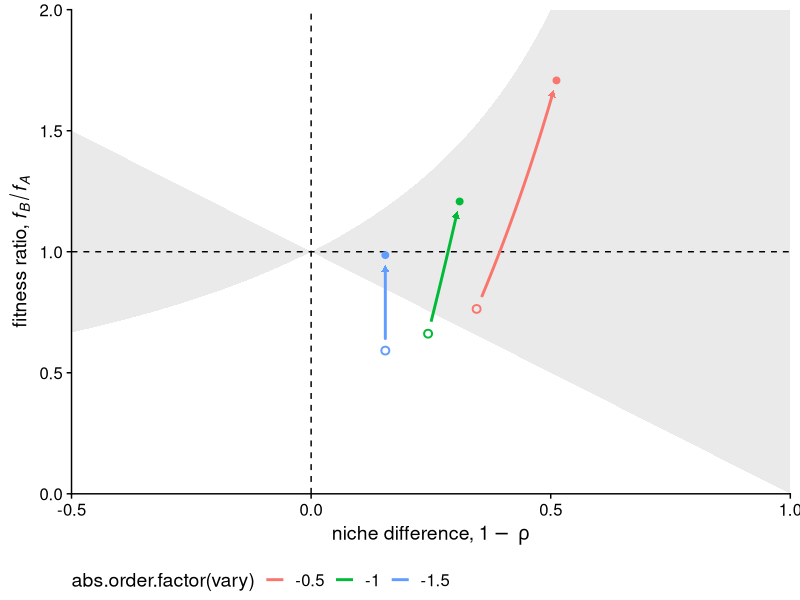
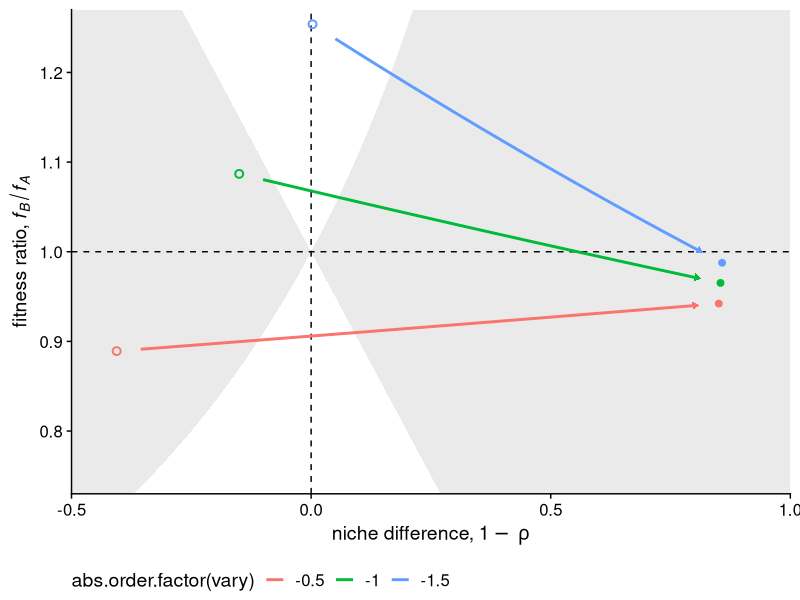
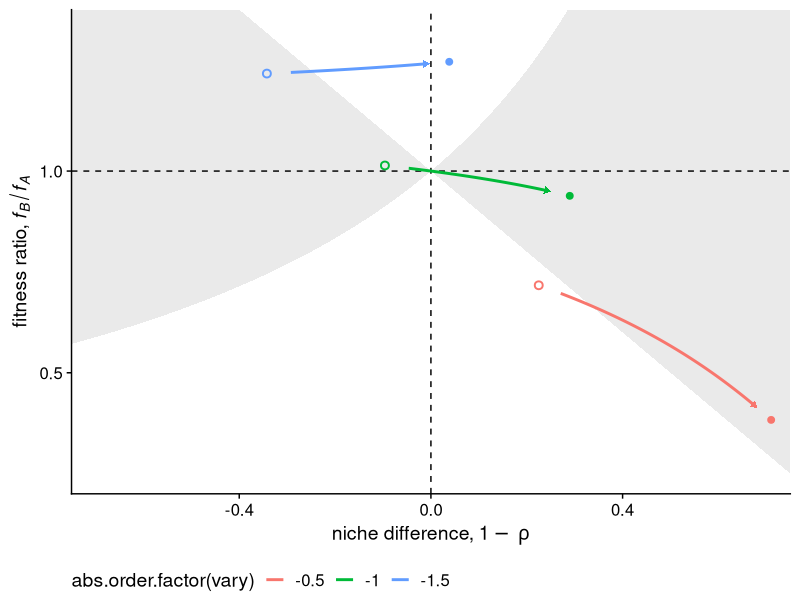
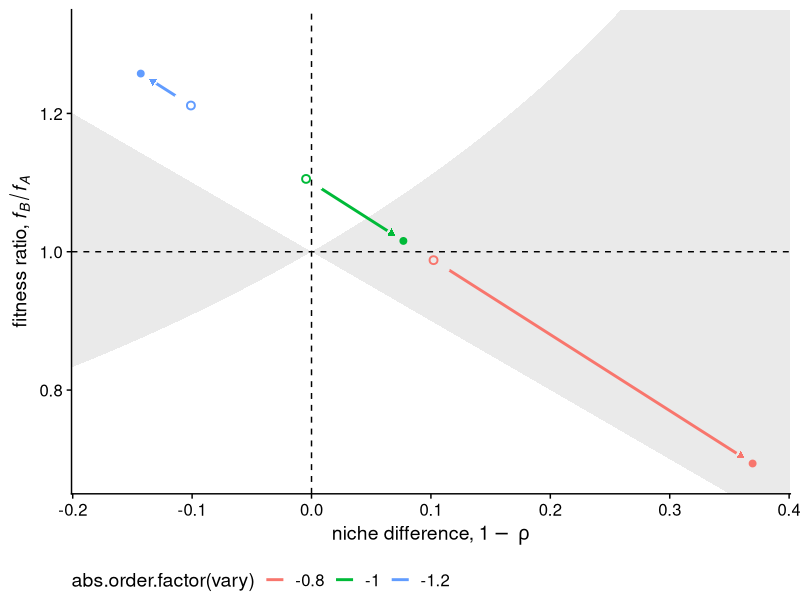

The R script that drew these images, in order:
#################################################################################
#### Effects of soil microbes on plant competition: a perspective from modern coexistence theory
#### Ke & Wan (accepted July 2019) Ecological Monographs
####
#### This R script creates Figure 3 in the main text
#### Figure 3: Examples of how plant-soil microbe interactions and plant-plant competition together determine competition outcome
#################################################################################



######################################
#### Load packages
######################################
library('ggplot2')
library('grid')
library('gridExtra')
library('magrittr')
library('dplyr')
library('RColorBrewer')
library('cowplot')



######################################
#### 1. Plot setting and supporting functions
######################################
#### Define functions to calculate niche overlap. 
#### Input: paramters 
#### Output: niche overlap based on MCT (Chesson, 2000)
#### Note that we used the notation where competition is represented by negative c_{ij}
get.rho <- function(cAA = NA, cAB = NA, cBA = NA, cBB = NA,
                    sAA = NA, sAB = NA, sBA = NA, sBB = NA,
                    phiA = NA, phiB = NA){
  result <- sqrt((cBA + sBA*phiA) * (cAB + sAB*phiB) / ((cAA + sAA*phiA) * (cBB + sBB*phiB)))
  return(result)
}

#### Define functions to calculate niche overlap. 
#### Input: paramters
#### Output: fitness ratio based on MCT (Chesson, 2000)
#### Note that the function calculates f_{A}/f_{B} if "A.over.B"=T, but flips the parameters to calculate f_{B}/f_{A} if "A.over.B"=F
get.fit <- function(cAA = NA, cAB = NA, cBA = NA, cBB = NA,
                    sAA = NA, sAB = NA, sBA = NA, sBB = NA,
                    phiA = NA, phiB = NA, A.over.B = T){
  if (!A.over.B) return(get.fit(cAA = cBB, cAB = cBA, cBA = cAB, cBB = cAA,
                                sAA = sBB, sAB = sBA, sBA = sAB, sBB = sAA,
                                phiA = phiB, phiB = phiA))
  result <- sqrt((cBB + sBB*phiB) * (cBA + sBA*phiA) / ((cAA + sAA*phiA) * (cAB + sAB*phiB)))
  return(result)
}

#### Function to generate data frame for plotting 
#### Input: (1) "params": default parameters used for the calculations
####        (2) "vary.variable": the c_{ij} parameter that would be varied
####        (3) "vary.values": the range that the c_{ij} parameter would be varied
####        (4) "strengths": the range that the sigma_{ij} parameter would be varied (i.e., the strength of the PSF scenario)
####        (5) "get.params": a function for each scenario that modifies the sigma_{ij} parameter for that scenario
####        (6) "A.over.B": determining whether to calculate f_{A}/f_{B} ("A.over.B"=T) or f_{B}/f_{A} ("A.over.B"=F)
#### Output: a data.frame with four columns: (i) strength: the sigma_{ij} spectrum; (ii) vary: the c_{ij} spectrum; (iii) niche overlap; (iv) fitness ratio
plot.frame <- function(params = NA, 
                       vary.variable = NA, 
                       vary.values = NA, 
                       strengths = NA, 
                       get.params = NA, 
                       A.over.B = T){
  
  # Generate a grid of varying sigma_{ij} (i.e., set by "strength") and c_{ij} coefficients (i.e., set by "vary.values")
  grid <- expand.grid(strength=strengths, vary=vary.values)
  
  # Modify the sigma_{ij} parameters that we are interested in (i.e., set by each "get.params" function) based on the PSF strength spectrum
  new.params <- get.params(params, grid$strength)
  
  # Modify the c_{ij} parameters that we are interested in (i.e., set by "vary.variable") based on the PSF strength spectrum
  new.params[[vary.variable]] <- grid$vary
  
  # Calculate niche overlap and fitness ratio
  rhos <- do.call(get.rho, new.params)
  new.params[['A.over.B']] <- A.over.B
  fits <- do.call(get.fit, new.params)
  
  # Put results and parameters together in a data frame for plotting
  result <- cbind(grid, data.frame(rho = rhos, fit = fits))
  return(result)
}

#### Generate a function that streamlines the calculation for each c_{ij}
#### Input: (1) name: the name vector of c_{ij}s that would be varied 
####        (2) fn: the function that calls the "plot.frame" function for each c_{ij}
#### Output: a list, names are the c_{ij} that were varied, each element is a data.frame created by "plot.frame"
name.apply <- function(name, fn){
  result <- lapply(name, fn)
  names(result) <- name
  return(result)
}

#### Supporting functions of the main plot -- make c_{ij} a factor
abs.order.factor <- function(x) {factor(x, unique(x) %>% .[order(abs(.))])}

#### Supporting functions of the main plot -- plot fitness ratio ~ sigma_{ij}
#### Input: a data.frame created by "plot.frame"
#### Output: a ggplot of fitness ratio ~ sigma_{ij}
fit.plot <- function(frame, A.over.B = T){
  result <- 
    ggplot(frame, 
           aes(x = strength, 
               y = fit, 
               group = abs.order.factor(vary), 
               color = abs.order.factor(vary))) +
    geom_abline(intercept = 1.0, slope = 0, linetype = 2) +
    geom_line(size = 1) + 
    ylab(ifelse(A.over.B,
                expression(paste('fitness ratio, ', italic('f'['A']/'f'['B']))),
                expression(paste('fitness ratio, ', italic('f'['B']/'f'['A'])))))
  return(result)
}

#### Supporting functions to generate the main plot -- plot niche overlap ~ sigma_{ij}
#### Input: a data.frame created by "plot.frame"
#### Output: a ggplot of niche overlap ~ sigma_{ij}
rho.plot <- function(frame){
  result <- ggplot(frame, 
                   aes(x = strength, 
                       y = rho, 
                       group = abs.order.factor(vary), 
                       color = abs.order.factor(vary))) + 
    geom_line(size = 1) +
    ylab(expression(paste('niche overlap, ', italic(rho))))
  return(result)
}

#### Supporting functions to generate the main plot -- plot niche/fitness difference on its parameter space
#### Input: a data.frame created by "plot.frame"
#### Output: a ggplot of niche/fitness difference on its parameter space
battleaxe.plot <- function(frame, 
                           xlim = c(-0.5, 1), ylim = c(0, 2), 
                           start.strength = -2, end.strength = 0, cross.linetype = 2,
                           line.avoid.radius = 0.05, arrow.avoid.radius = 0.04,
                           A.over.B = T){
  
  # Create data used to plot the competitive outcome boundaries
  my.seq <- seq(1 - min(xlim), 1 - max(xlim), by = -0.001)
  battleaxe <- data.frame(rho = my.seq, bottom = my.seq, top = 1 / my.seq)
  
  # Clean up/rearrange the data frame based on plot range
  filtered.data <- filter(frame, 
                          strength >= min(start.strength, end.strength), 
                          strength <= max(start.strength, end.strength))
  if (start.strength < end.strength) {
    filtered.data <- arrange(filtered.data, strength, abs(vary))
  } else {
    filtered.data <- arrange(filtered.data, desc(strength), abs(vary))
  }
  
  # Find starting point for the plot
  starts <- 
    filtered.data %>% arrange(abs(strength - start.strength)) %>% 
    group_by(vary) %>% slice(1) %>% ungroup()
  
  # Find end point for the plot
  ends <- 
    filtered.data %>% arrange(abs(strength - end.strength)) %>%
    group_by(vary) %>% slice(1) %>% ungroup()
  
  # Combine all date
  enriched.data <- filtered.data %>% 
    left_join(transmute(starts, vary = vary, start.rho = rho, start.fit = fit), by = 'vary') %>%
    left_join(transmute(ends, vary = vary, end.rho = rho, end.fit = fit), by = 'vary') %>%
    mutate(start.dist = sqrt((rho - start.rho)^2 + (fit - start.fit)^2),
           end.dist = sqrt((rho - end.rho)^2 + (fit - end.fit)^2)) %>%
    mutate(min.dist = pmin(start.dist, end.dist))
  
  # Plot
  result <- 
    ggplot() +
    
    # Make axe-shaped plot
    geom_ribbon(data = battleaxe, 
                aes(x = 1 - rho, 
                    ymin = bottom, 
                    ymax = top), 
                alpha=0.1) + 
  
    # Add cross for referencing values
    geom_hline(yintercept = 1.0, linetype = cross.linetype) +
    geom_vline(xintercept = 0, linetype = cross.linetype) + 
  
    # Add line between points
    geom_line(data = filter(enriched.data, min.dist>line.avoid.radius), 
              aes(x = 1 - rho, 
                  y = fit, 
                  group = abs.order.factor(vary), 
                  color = abs.order.factor(vary)), 
              size=1
              ) + 
  
    # Add arrow
    geom_path(data = filter(enriched.data, end.dist <= 2*arrow.avoid.radius, end.dist >= arrow.avoid.radius), 
              aes(x = 1 - rho, 
                  y = fit, 
                  group = abs.order.factor(vary), 
                  color = abs.order.factor(vary)), 
              size = 0, 
              arrow = arrow(type = 'closed', length = unit(6, 'pt')), 
              show.legend = F) + 
  
    # Add start point
    geom_point(data = starts, 
               aes(x = 1 - rho, 
                   y = fit, 
                   color = abs.order.factor(vary)), 
               show.legend = F,
               size = 2, stroke = 1, shape = 21, fill = 'transparent') + 
  
    # Add end point
    geom_point(data = ends, 
               aes(x = 1 - rho, 
                   y = fit, 
                   color = abs.order.factor(vary)), 
               show.legend = F, 
               size = 2) +
    coord_cartesian(xlim = xlim, ylim = ylim, expand = F) + 
  
    # Make theme nice
    cowplot::theme_cowplot() + 
    theme(legend.position = 'bottom', legend.title.align = 0.5) +
    ylab(ifelse(A.over.B,
                expression(paste('fitness ratio, ', italic('f'['A']/'f'['B']))),
                expression(paste('fitness ratio, ', italic('f'['B']/'f'['A']))))) +
    xlab(expression(paste('niche difference, ', 1-italic(''~rho))))
  
  # Return plot
  return(result)
}

#### Complex composite plot recipes 
full.plot <- function(
  # All data frames for each c_{ij}
  all.frames, 
  
  # Component plot parameters
  xlim = NA, rho.ylim = NA, fit.ylim = NA, xlabel = 'strength',
  
  # Battleaxe plot parameters
  battleaxe.xlim = c(-0.5, 1), battleaxe.ylim = c(0, 2), 
  start.strength = -1, end.strength = 0,
  line.avoid.radius = 0.05, arrow.avoid.radius = 0.04, cross.linetype = 2,
  
  # Color
  palettes = NA, 
  panel.labels = c('A', 'B', 'C', 'D'), 
  panel.font = gpar(fontsize = 16, 
                    fontfamily = 'Helvetica', 
                    fontface = 'bold'),
  horiz.margin = 0.25, vert.margin = 0, units = 'in', 
  A.over.B = T,
  row.labels = list('cAA' = 'A', 'cAB' = 'B', 'cBA' = 'C', 'cBB' = 'D'),
  my.theme = cowplot::theme_cowplot(),
  display = F){

  # Calculate ranges for x and y
  xlim <- c(start.strength, end.strength)
  if (any(is.na(xlim))) xlim <- range(sapply(all.frames, function(x) x$strength))
  if (any(is.na(rho.ylim))) rho.ylim <- range(sapply(all.frames, function(x) x$rho))
  if (any(is.na(fit.ylim))) fit.ylim <- range(sapply(all.frames, function(x) x$fit))
  
  # Generate base panel ggplots for niche overlap and fitness ratio
  fit.coord <- coord_cartesian(xlim = xlim, ylim = fit.ylim, expand = F)
  rho.coord <- coord_cartesian(xlim = xlim, ylim = rho.ylim, expand = F)
  rho.plots <- name.apply(names(all.frames), 
                          function(coef){rho.plot(all.frames[[coef]]) + 
                              rho.coord + 
                              palettes[[coef]] +
                              xlab(xlabel)}
                          )
  
  fit.plots <- name.apply(names(all.frames), 
               function(coef){
                 fit.plot(all.frames[[coef]], A.over.B=A.over.B) + 
                   fit.coord + 
                   palettes[[coef]] + 
                   xlab(xlabel)}
               )
  
  if(xlim[1] > xlim[2]) {
    fit.plots <- plyr::llply(fit.plots, function(x){x + scale_x_reverse()})
    rho.plots <- plyr::llply(rho.plots, function(x){x + scale_x_reverse()})
  }
  
  # Battleaxes
  battleaxes <- name.apply(names(all.frames), 
                           function(coef){battleaxe.plot(all.frames[[coef]], 
                                                         xlim = battleaxe.xlim, ylim = battleaxe.ylim,
                                                         start.strength = start.strength, end.strength = end.strength, cross.linetype=cross.linetype, 
                                                         line.avoid.radius = line.avoid.radius, arrow.avoid.radius = arrow.avoid.radius, 
                                                         A.over.B = A.over.B) + 
                                          palettes[[coef]]}
                           )
 
  # Adjust margins and x title spacing
  mar <- margin(l = horiz.margin, r = horiz.margin, t = vert.margin, b = vert.margin, unit = units)
  thm <- my.theme +
    theme(plot.margin = mar,
          axis.title.x = element_text(margin = margin(t = 8, unit = 'pt')),
          legend.position = 'bottom', 
          legend.title.align = 0.5)
  
  # Create multipanel figure
  arrange.func <- ifelse(display, grid.arrange, arrangeGrob)
  
  # Hack to hide legend without affecting layout
  hide.legend <- guides(colour = guide_legend(override.aes = list(alpha = 0), 
                                              label.theme = element_blank(), title.theme = element_blank()))
  
  # Gather rho plots
  rho.plots <- name.apply(names(rho.plots), 
                          function(coef){rho.plots[[coef]] + 
                                         hide.legend + 
                                         ggtitle(row.labels[[coef]])}
                          )
  
  # Gather fitness ratio plots
  fit.plots <- plyr::llply(fit.plots, 
                           function(x){x + ggtitle(' ')})
  
  # Gather niche/fitness difference parameter space plots
  battleaxes <- plyr::llply(battleaxes, 
                            function(x){x + hide.legend + ggtitle(' ')})
  
  # Combine all plots
  all.plots <- name.apply(names(row.labels), 
                          function(coef){list(rho.plots[[coef]], 
                                              fit.plots[[coef]], 
                                              battleaxes[[coef]])}
    ) %>% unlist(recursive=F)
  all.plots <- lapply(all.plots, function(p){p + thm})
  result <- do.call(arrange.func, c(all.plots, list(nrow=4)))
  
  # Return result if we are not displaying figure
  if (!display){return(result)}
}

#### General parameters and plot setting for all plots
spacer <- '  '
row.labels <- list(
  'cAA' = expression(paste(bold('(a) '), '  Changing ', italic('c'['AA']), 
                         ' (effect of intraspecific competition on plant A)')),
  'cAB' = expression(paste(bold('(b) '), '  Changing ', italic('c'['AB']),
                         ' (effect of interspecific competition on plant A)')),
  'cBB' = expression(paste(bold('(c) '), '  Changing ', italic('c'['BB']),
                         ' (effect of intraspecific competition on plant B)')),
  'cBA' = expression(paste(bold('(d) '), '  Changing ', italic('c'['BA']),
                         ' (effect of interspecific competition on plant B)')))
plot.theme <- 
  cowplot::theme_cowplot(font_size = 10) + 
  theme(legend.box.spacing = unit(0.0625 / 2, 'in'), 
        plot.title = element_text(hjust = 0.08, vjust = 2, size = 14))
palette.names <- c('cAA' = 'Reds', 
                   'cAB' = 'Blues',
                   'cBA' = 'Greens', 
                   'cBB' = 'Purples')
scale.labels <- c('cAA' = expression(paste(italic('c'['AA']), '   ')),
                  'cAB' = expression(paste(italic('c'['AB']), '   ')),
                  'cBA' = expression(paste(italic('c'['BA']), '   ')),
                  'cBB' = expression(paste(italic('c'['BB']), '   ')))
A.over.B <- F

#### Color setting for all plots
get.colors <- function(coef, total.colors = 7, skip = 2) {
  labels <- paste(as.character(coef.values[[coef]]), spacer)
  breaks <- coef.values[[coef]]
  indices <- seq(total.colors - (length(breaks) - 1) * skip, total.colors, by = skip)
  colors <- brewer.pal(total.colors, palette.names[[coef]])[indices]
  result <- scale_color_manual(
    scale.labels[[coef]], values = colors,
    breaks = breaks)
  return(result)
}



######################################
#### 2. Janzen-Connell scenario
######################################
#### "get.params" function for Janzen-Connell: sigma_{AA} & sigma_{BB}
get.JC.params <- function(params, strengths){
  new.params <- params
  new.params[['sAA']] <- strengths
  new.params[['sBB']] <- strengths
  return(new.params)
}

#### Define default parameters within a list
default.params <- list(
  cAA = -1, cAB = -1, cBA = -0.8, cBB = -0.8,
  sAA = -0.4, sAB = -0.4, sBA = -0.5, sBB = -0.5,
  phiA = 1.6, phiB = 2.0)

#### Generate plotting range of the Janzen-Connell parameters
min.str.JC <- -0.32
max.str.JC <- -6
strengths.JC <- seq(min.str.JC, max.str.JC, by = -0.001)

#### Define values for competition coefficient (varied for each panel)
my.values <- c(-0.5, -1.0, -1.5)
coef.values <- list('cAA' = my.values, 'cAB' = my.values,
                    'cBA' = my.values, 'cBB' = my.values)

#### Generate plotting data
JC.frames <- name.apply(names(coef.values), 
                        function(coef){plot.frame(params = default.params, 
                                                  vary.variable = coef, 
                                                  vary.values = coef.values[[coef]], 
                                                  get.params = get.JC.params,
                                                  strengths = strengths.JC, 
                                                  A.over.B = A.over.B)}
                        )

#### Generate palettes for each parameter
JC.palettes <- name.apply(names(palette.names), get.colors)

#### Generate x-axis label
JC.label <- expression(
  paste('Janzen-Connell effect, ', italic(sigma['AA']) == italic(''~sigma['BB'])))

#### Plot in full
JC.full <- full.plot(JC.frames, 
                     xlim = c(min.str, max.str), xlabel = JC.label,
                     battleaxe.xlim = c(-0.5, 1), battleaxe.ylim = c(0.73, 1.27),
                     start.strength = min.str.JC, end.strength = max.str.JC,
                     cross.linetype = 2, 
                     palettes = JC.palettes,
                     horiz.margin = 0.125, vert.margin = 0.0625, 
                     A.over.B = A.over.B,
                     row.labels = row.labels, 
                     my.theme = plot.theme)

#### Save plots
ggsave('MCTbasedPSF_FigS1.pdf', JC.full, width = 7.5, height = 10, units = 'in')



######################################
#### 3. Enemy release scenario
######################################
#### "get.params" function for enemy release: sigma_{BA} & sigma_{BB}
get.ER.params <- function(params, strengths){
  new.params <- params
  new.params[['sBA']] <- strengths
  new.params[['sBB']] <- strengths
  return(new.params)
}

#### Define default parameters within a list
default.params <- list(
  cAA = -1.5, cAB = -1, cBA = -1, cBB = -1.5,
  sAA = -0.5, sAB = -0.5, sBA = -2, sBB = -2,
  phiA = 0.5, phiB = 0.5)

#### Generate plotting range of the enemy release parameters
min.str.ER <- -2
max.str.ER <- 0
strengths.ER <- seq(min.str.ER, max.str.ER, by = 0.001)

#### Define values for competition coefficient (varied for each panel)
my.values <- c(-0.5, -1, -1.5)
coef.values <- list('cAA' = my.values, 'cAB' = my.values,
                    'cBA' = my.values, 'cBB' = my.values)

#### Generate plotting data
ER.frames <- name.apply(names(coef.values), 
                        function(coef){plot.frame(params = default.params, 
                                                  vary.variable = coef, 
                                                  vary.values = coef.values[[coef]], 
                                                  get.params = get.ER.params,
                                                  strengths = strengths.ER, 
                                                  A.over.B = A.over.B)}
                        )

#### Generate palettes for each parameter
ER.palettes <- name.apply(names(palette.names), get.colors)

#### Generate x-axis label
ER.label <- expression(
  paste('enemy impact on B, ', italic(sigma['BA']) == italic(''~sigma['BB'])))

#### Plot in full
ER.full <- full.plot(ER.frames, 
                     xlim = c(min.str, max.str), xlabel = ER.label,
                     battleaxe.xlim = c(-0.225, 0.55), battleaxe.ylim = c(0,2.25), 
                     start.strength = min.str.ER, end.strength = max.str.ER, 
                     cross.linetype = 2, 
                     palettes = ER.palettes,
                     horiz.margin = 0.125, vert.margin = 0.0625,
                     A.over.B = A.over.B, 
                     row.labels = row.labels, 
                     my.theme = plot.theme)

#### Save plots
ggsave('MCTbasedPSF_FigS2.pdf', ER.full, width = 7.5, height = 10, units = 'in')



######################################
#### 4. Mutual facilitation scenario
######################################
#### "get.params" function for mutual facilitation: sigma_{AB} & sigma_{BA}
get.MF.params <- function(params, strengths) {
  new.params <- params
  new.params[['sAB']] <- strengths
  new.params[['sBA']] <- strengths
  return(new.params)
}

#### Define default parameters within a list
default.params <- list(
  cAA = -1, cAB = -1, cBA = -1, cBB = -1,
  sAA = 0.5, sAB = 0.5, sBA = 0.5, sBB = 0.5,
  phiA = 0.15, phiB = 0.2)

#### Generate plotting range of the mutual facilitation parameters
min.str.MF <- 0
max.str.MF <- 2
strengths.MF <- seq(min.str.MF, max.str.MF, by = 0.001)

#### Define values for competition coefficient (varied for each panel)
my.values <- c(-0.5, -1, -1.5)
coef.values <- list('cAA' = my.values, 'cAB' = my.values,
                    'cBA' = my.values, 'cBB' = my.values)

#### Generate plotting data
MF.frames <- name.apply(names(coef.values), 
                        function(coef){plot.frame(params = default.params, 
                                                  vary.variable = coef, 
                                                  vary.values = coef.values[[coef]],
                                                  get.params = get.MF.params,
                                                  strengths = strengths.MF, 
                                                  A.over.B = A.over.B)}
                        )

#### Generate palettes for each parameter
MF.palettes <- name.apply(names(palette.names), get.colors)

#### Generate x-axis label
MF.label <- expression(
  paste('mutualist faciliation, ', italic(sigma['AB']) == italic(''~sigma['BA'])))

#### Plot in full
MF.full <- full.plot(MF.frames, 
                     xlim = c(min.str, max.str), xlabel = MF.label,
                     battleaxe.xlim = c(-0.75, 1), battleaxe.ylim = c(0.3, 1.8),
                     start.strength = min.str.MF, end.strength = max.str.MF, 
                     cross.linetype = 2,
                     palettes = MF.palettes,
                     horiz.margin = 0.125, vert.margin = 0.0625,
                     A.over.B = A.over.B, 
                     row.labels = row.labels, 
                     my.theme = plot.theme)

#### Save plots
ggsave('MCTbasedPSF_FigS3.pdf', MF.full, width = 7.5, height = 10, units = 'in')



######################################
#### 5. Soil conditioning scenario
######################################
#### "get.params" function for soil conditioning: phi_{B}
get.SC.params <- function(params, strengths) {
  new.params <- params
  new.params[['phiB']] <- strengths
  return(new.params)
}

#### Define default parameters within a list
default.params <- list(
  cAA = -1, cAB = -1, cBA = -0.9, cBB = -0.9,
  sAA = 0.5, sAB = 0.25, sBA = 0.10, sBB = 0.20,
  phiA = 0.025, phiB = 0.025)

#### Generate plotting range of the soil conditioning parameters
min.str.SC <- 0.025
max.str.SC <- 2.5
by.str <- 0.0001
strengths.SC <- seq(min.str.SC, max.str.SC, by = by.str)

#### Define values for competition coefficient (varied for each panel)
my.values <- c(-0.8, -1, -1.2)
coef.values <- list('cAA' = my.values, 'cAB' = my.values,
                    'cBA' = my.values, 'cBB' = my.values)

#### Generate plotting data
SC.frames <- name.apply(names(coef.values), 
                        function(coef){plot.frame(params = default.params,
                                                  vary.variable = coef, 
                                                  vary.values = coef.values[[coef]], 
                                                  get.params = get.SC.params,
                                                  strengths = strengths.SC,
                                                  A.over.B = A.over.B)}
                        )

#### Generate palettes for each parameter
SC.palettes <- name.apply(names(palette.names), get.colors)

#### Generate x-axis label
SC.label <- expression(
  paste('soil conditioning of B, ', italic(phi1['B'])))

#### Plot in full
SC.full <- full.plot(SC.frames, 
                     xlim = c(min.str, max.str), xlabel = SC.label,
                     battleaxe.xlim = c(-0.4, 0.4), battleaxe.ylim = c(0.6, 1.4),
                     start.strength = min.str.SC, end.strength = max.str.SC, 
                     line.avoid.radius = 0.02, arrow.avoid.radius = 0.01,
                     cross.linetype = 2,
                     palettes = SC.palettes,
                     horiz.margin = 0.125, vert.margin = 0.0625,
                     A.over.B = A.over.B, 
                     row.labels = row.labels, 
                     my.theme = plot.theme)

#### Save plots
ggsave('MCTbasedPSF_FigS4.pdf', SC.full, width = 7.5, height = 10, units = 'in')



######################################
#### 6. PLot Figure 3
######################################
#### Get individual niche/fitness difference plots
battleaxe.JC.cAA <- battleaxe.plot(JC.frames[['cAA']],
                                   xlim = c(-0.5, 1), ylim = c(0.73, 1.27),
                                   start.strength = min.str.JC, end.strength = max.str.JC, 
                                   A.over.B = F)
battleaxe.ER.cBA <- battleaxe.plot(ER.frames[['cBA']],
                                   xlim = c(-0.5, 1), ylim = c(0, 2),
                                   start.strength = min.str.ER, end.strength = max.str.ER, 
                                   A.over.B = F)
battleaxe.MF.cAB <- battleaxe.plot(MF.frames[['cAB']],
                                   xlim = c(-0.75, 0.75), ylim = c(0.2, 1.4),
                                   start.strength = min.str.MF, end.strength = max.str.MF, 
                                   A.over.B = F)
battleaxe.SC.cAB <- battleaxe.plot(SC.frames[['cAB']],
                                   xlim = c(-0.201, 0.401), ylim = c(0.65, 1.35),
                                   start.strength = min.str.SC, end.strength = max.str.SC, 
                                   line.avoid.radius = 0.02, arrow.avoid.radius = 0.01,
                                   A.over.B = F)

#### Adjust margins and x title spacing
horiz.margin <- 0.25; vert.margin <- 0.125; units <- 'in'
mar <- margin(l = horiz.margin, r = horiz.margin, t = vert.margin, b = vert.margin, unit=units)
thm <- cowplot::theme_cowplot() + 
       theme(plot.margin = mar, 
             axis.title.x = element_text(margin = margin(t = 8, unit = 'pt')),
             legend.position = 'bottom', 
             legend.title.align = 0.5)

#### Throwaway function to add labels to plot panels
panel.font <- gpar(fontsize = 16, fontfamily = 'Helvetica')
add.label <- function(p, label) arrangeGrob(p, 
                                            top = textGrob(label, just = c("left", "top"),
                                                           x = unit(6, 'pt') + unit(horiz.margin,units),
                                                           y = unit(24, 'pt') - unit(vert.margin,units)))

#### Assemble the plot
all.together <- arrangeGrob(
  add.label(battleaxe.JC.cAA + thm + JC.palettes[['cAA']], expression(paste(bold('(a)'), '   Janzen-Connell'))), 
  add.label(battleaxe.ER.cBA + thm + ER.palettes[['cBA']], expression(paste(bold('(b)'), '   Enemy release'))), 
  add.label(battleaxe.MF.cAB + thm + MF.palettes[['cAB']], expression(paste(bold('(c)'), '   Mutual facilitation'))), 
  add.label(battleaxe.SC.cAB + thm + SC.palettes[['cAB']], expression(paste(bold('(d)'), '   Differential soil conditioning'))),
  ncol = 2)

#### Save the final plot!
ggsave('MCTbasedPSF_Fig3.pdf', plot = all.together, width = 7.5, height = 7.5)
